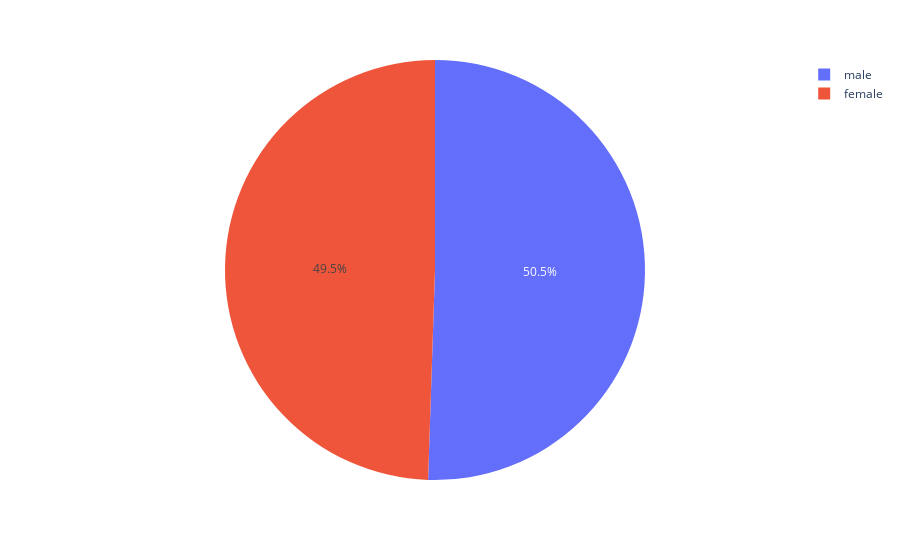

The cell this chart's notebook holds for it:
### Code cell
px.pie(expenses,'sex',labels=['M','F'])

### Figure 1 — Plotly figure (JSON) as saved in the notebook; plotly's stock layout.template omitted (floating-point values rounded to 4 significant figures; data arrays with more than 128 entries replaced by an {"elided": "..."} marker saying what was removed)
{"data": [{"domain": {"x": [0, 1], "y": [0, 1]}, "hovertemplate": "sex=%{label}<extra></extra>", "labels": {"elided": "1338 str values"}, "legendgroup": "", "name": "", "showlegend": true, "type": "pie"}], "layout": {"legend": {"tracegroupgap": 0}, "margin": {"t": 60}}}
